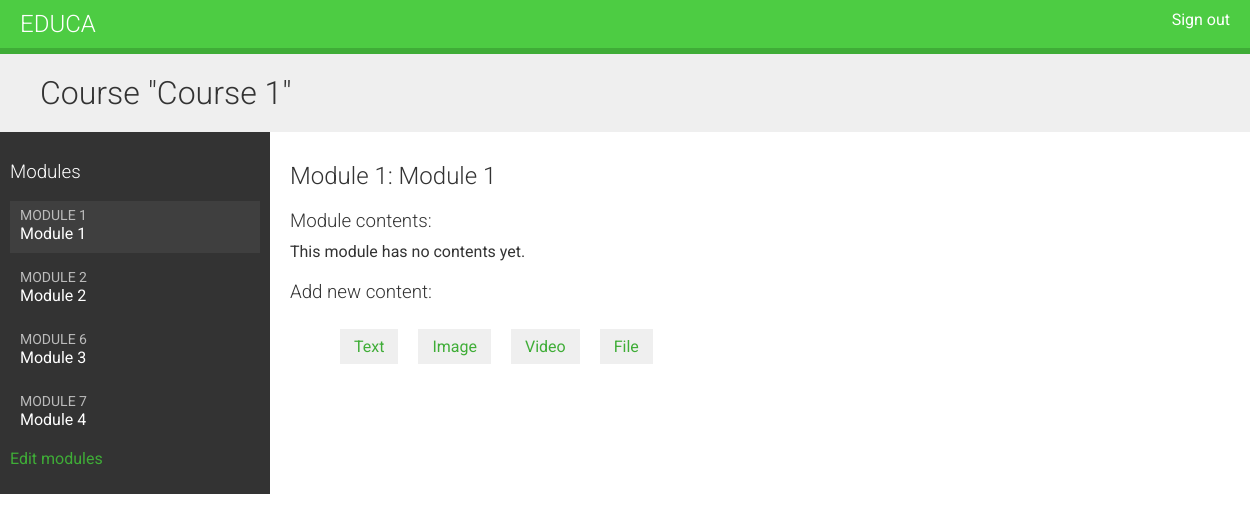
The app's page /course/module/1/ (signed in), older data.
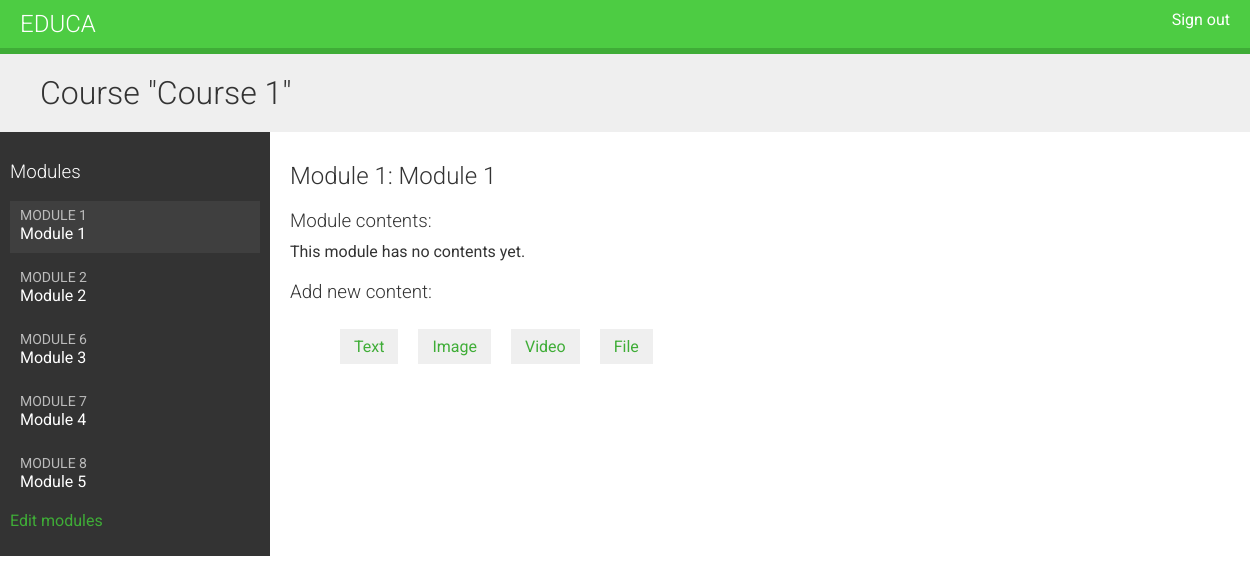
The same page, newer data.
### courses/models.py (models this page shows, shortened)
class Module(models.Model):
    course = models.ForeignKey(Course,
                            related_name='modules',
                            on_delete=models.CASCADE)
    title = models.CharField(max_length=200)
    description = models.TextField(blank=True)
    order = OrderField(blank=True, for_fields=['course'])
    class Meta:
        ordering = ['order']

### courses/views.py (the view)
class ModuleContentListView(TemplateResponseMixin, View):
    template_name = 'courses/manage/module/content_list.html'
    def get(self, request, module_id):
        module = get_object_or_404(Module,
                                   id=module_id,
                                   course__owner=request.user)
        return self.render_to_response({'module': module})

### courses/templates/courses/manage/module/content_list.html (shortened to what this page needs)
{% extends "base.html" %}
{% load course %}
{% block content %}
{% with course=module.course %}
  <h1>Course "{{ course.title }}"</h1>
  <div class="contents">
    <h3>Modules</h3>
    <ul id="modules">
      {% for m in course.modules.all %}
        <li data-id="{{ m.id }}" {% if m == module %} class="selected"{% endif %}>
          <a href="{% url "module_content_list" m.id %}">
            <span>
              Module <span class="order">{{ m.order|add:1 }}</span>
            </span>
            <br>
            {{ m.title }}
          </a>
        </li>
      {% empty %}
        <li>No modules yet.</li>
      {% endfor %}
    </ul>
    <p><a href="{% url "course_module_update" course.id %}">
      Edit modules</a></p>
  </div>
  <div class="module">
    <h2>Module {{ module.order|add:1 }}: {{ module.title }}</h2>
    <h3>Module contents:</h3>
    <div id="module-contents">
      {% for content in module.contents.all %}
        <div data-id="{{ content.id }}">
          {% with item=content.item %}
            <p>{{ item }} ({{ item|model_name }})</p>
            <a href="{% url "module_content_update" module.id item|model_name item.id %}">
                Edit
            </a>
              <form action="{% url "module_content_delete" content.id %}" method="post">
              <input type="submit" value="Delete">
            {% csrf_token %}
            </form>
          {% endwith %}
        </div>
      {% empty %}
        <p>This module has no contents yet.</p>
      {% endfor %}
    </div>
    <h3>Add new content:</h3>
    <ul class="content-types">
      <li>
        <a href="{% url "module_content_create" module.id "text" %}">
          Text
        </a>
      </li>
    <li>
      <a href="{% url "module_content_create" module.id "image" %}">
        Image
      </a>
    </li>
    <li>
      <a href="{% url "module_content_create" module.id "video" %}">
        Video
      </a>
    </li>
    <li>
      <a href="{% url "module_content_create" module.id "file" %}">
        File
      </a>
    </li>
    </ul>
  </div>
{% endwith %}
{% endblock %}

Row changes from the older to the newer data that the page shows:
added Module: order|add "8", title "Module 5"
